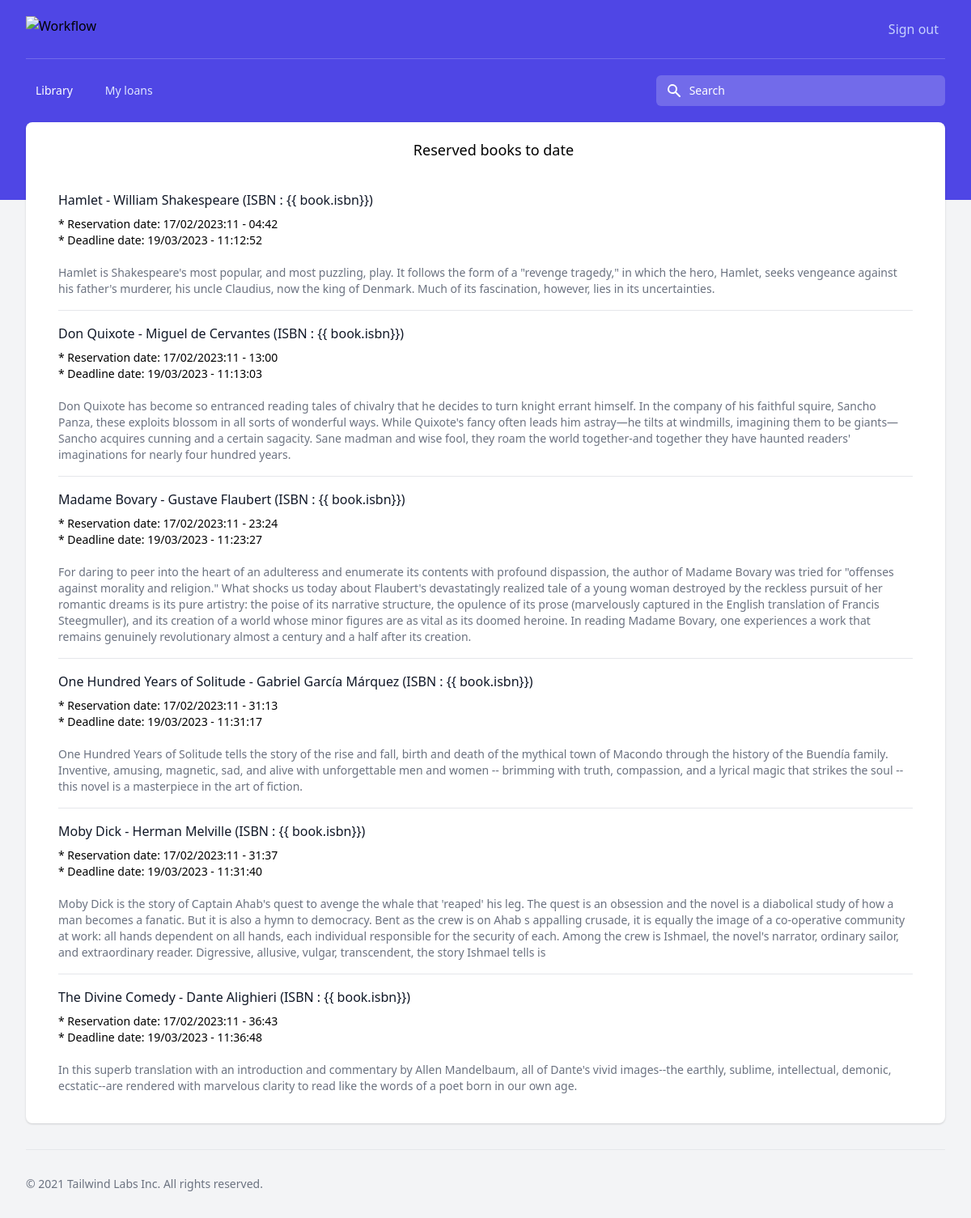
The app's page /myloans/ (signed in) with its own data.
### librarian/models.py (models this page shows, shortened)
class Author(models.Model):
    first_name = models.CharField(max_length=50)
    last_name = models.CharField(max_length=50, null=True, blank=True)
    def __str__(self):
        return u"%s %s" % (self.first_name, self.last_name)

class Book(models.Model):
    BOOK_OUT_OF_STOCK = 1
    BOOK_AVAILABLE = 0
    BOOK_ALREADY_LENT = 2
    isbn = models.BigIntegerField(primary_key=True, editable=True)
    title = models.CharField(max_length=500, db_index=True)
    authors = models.ManyToManyField(Author, related_name="books")
    description = models.TextField(blank=True)
    library = BookQuerySet.as_manager()
    class Meta:
        ordering = ("title",)

### librarian/views/library.py (the view)
# urls.py: path("myloans/", library.myloans, name="myloans"),
@login_required()
@require_http_methods(["GET"])
def myloans(request):
    data = {
        "library": [
            {
                "title": LoanLineItem.objects.get(loan=reference).book.title,
                "authors": LoanLineItem.objects.get(loan=reference).book.authors.all()[0],
                "isbn": LoanLineItem.objects.get(loan=reference).book.isbn,
                "description": LoanLineItem.objects.get(loan=reference).book.description,
                "created_at": reference.created_at.strftime("%d/%m/%Y:%H - %M:%S"),
                "max_return_date": reference.max_return_date.strftime("%d/%m/%Y - %H:%M:%S"),
                "status": reference.status,
            }
            for reference in Loan.objects.get_dates_to_reserve(request.user)
        ],
    }
    return render(request, "loans/loans.html", data)

### librarian/models.py (called while the page is built)
    def get_dates_to_reserve(self, user):
        return self.filter(user=user, status=Loan.READY)

### librarian/templates/loans/loans.html (shortened to what this page needs)
{% extends "base.html" %} {% block content %}
<div class="min-h-screen bg-gray-100">
  <header class="pb-24 bg-indigo-600">
    <div class="max-w-3xl mx-auto px-4 sm:px-6 lg:max-w-7xl lg:px-8">
      <div
        class="relative py-5 flex items-center justify-center lg:justify-between"
      >
        <div class="absolute left-0 flex-shrink-0 lg:static">
          <a href="#">
            <img
              class="h-8 w-auto"
              src="https://tailwindui.com/img/logos/workflow-mark-indigo-300.svg"
              alt="Workflow"
            />
          </a>
        </div>
        <div class="absolute right-0 flex-shrink-0">
          <a href="accounts/login/">
            <button
              type="button"
              class="bg-transparent p-2 rounded-md inline-flex items-center justify-center text-indigo-200 hover:text-white hover:bg-white hover:bg-opacity-10 focus:outline-none focus:ring-2 focus:ring-white"
              aria-expanded="true"
            >
              Sign out
            </button>
          </a>
        </div>
      </div>
      <div class="hidden lg:block border-t border-white border-opacity-20 py-5">
        <div class="grid grid-cols-3 gap-8 items-center">
          <div class="col-span-2">
            <nav class="flex space-x-4">
              <a
                href="/"
                class="text-white text-sm font-medium rounded-md bg-white bg-opacity-0 px-3 py-2 hover:bg-opacity-10"
                aria-current="page"
              >
                Library
              </a>
              <a
                href="#"
                class="text-indigo-100 text-sm font-medium rounded-md bg-white bg-opacity-0 px-3 py-2 hover:bg-opacity-10"
              >
                My loans
              </a>
            </nav>
          </div>
          <div>
            <div class="max-w-md w-full mx-auto">
              <div class="relative text-white focus-within:text-gray-600">
                <div
                  class="pointer-events-none absolute inset-y-0 left-0 pl-3 flex items-center"
                >
                  <svg
                    class="h-5 w-5"
                    xmlns="http://www.w3.org/2000/svg"
                    viewBox="0 0 20 20"
                    fill="currentColor"
                    aria-hidden="true"
                  >
                    <path
                      fill-rule="evenodd"
                      d="M8 4a4 4 0 100 8 4 4 0 000-8zM2 8a6 6 0 1110.89 3.476l4.817 4.817a1 1 0 01-1.414 1.414l-4.816-4.816A6 6 0 012 8z"
                      clip-rule="evenodd"
                    />
                  </svg>
                </div>
                <input
                  id="mobile-search"
                  class="block w-full bg-white bg-opacity-20 py-2 pl-10 pr-3 border border-transparent rounded-md leading-5 text-gray-900 placeholder-white focus:outline-none focus:bg-opacity-100 focus:border-transparent focus:placeholder-gray-500 focus:ring-0 sm:text-sm"
                  placeholder="Search"
                  type="search"
                  name="search"
                />
              </div>
            </div>
          </div>
        </div>
      </div>
    </div>
  </header>
  <main class="-mt-24 pb-8">
    <div class="max-w-3xl mx-auto px-4 sm:px-6 lg:max-w-7xl lg:px-8">
      <div class="grid grid-cols-1 gap-4 items-start lg:grid-cols-3 lg:gap-8">
        <div class="grid grid-cols-1 gap-4 lg:col-span-3">
          <div class="rounded-lg bg-white overflow-hidden shadow">
            <div
              style="margin-left: 20px; margin-top: 20px; text-align: center"
            >
              <p class="m-4 text-lg">Reserved books to date</p>
            </div>
            <div style="margin: 40px">
              <ul role="list" class="-my-5 divide-y divide-gray-200">
                {% for book in library %}
                <li class="py-4">
                  <div class="flex items-center space-x-4">
                    <div class="flex-1 min-w-0">
                      <p
                        class="text-md font-medium text-gray-900 truncate pb-2"
                      >
                        {{ book.title }} - {{ book.authors }} (ISBN : {{
                        book.isbn}})
                      </p>
                      <p
                        class="text-sm text-black-500 overflow-ellipsis overflow-hidden"
                      >
                        * Reservation date: {{ book.created_at }}
                        <br />
                        * Deadline date: {{ book.max_return_date }}
                        <br />
                        <br />
                      </p>
                      <p
                        class="text-sm text-gray-500 overflow-ellipsis overflow-hidden"
                      >
                        {{ book.description|linebreaksbr }}
                      </p>
                    </div>
                  </div>
                </li>
                {% endfor %}
              </ul>
            </div>
          </div>
        </div>
      </div>
    </div>
  </main>
  <footer>
    <div class="max-w-3xl mx-auto px-4 sm:px-6 lg:px-8 lg:max-w-7xl">
      <div
        class="border-t border-gray-200 py-8 text-sm text-gray-500 text-center sm:text-left"
      >
        <span class="block sm:inline">&copy; 2021 Tailwind Labs Inc.</span>
        <span class="block sm:inline">All rights reserved.</span>
      </div>
    </div>
  </footer>
</div>
{% endblock %}

### librarian/templates/base.html (shortened to what this page needs)
<!doctype html>
<html>
<head>
  <link href="https://unpkg.com/tailwindcss@^2/dist/tailwind.min.css" rel="stylesheet">
</head>
<body>
  {% block content %}
  {% endblock content %}
</body>
</html>

### records on screen
Author: title "Hamlet", authors "William Shakespeare", created_at "17/02/2023:11 - 04:42", max_return_date "19/03/2023 - 11:12:52", description "Hamlet is Shakespeare's most popular, and most puzzling, play. It follows the form of a \"revenge tragedy,\" in which the hero, Hamlet, seeks vengeance against his father's murderer, his uncle Claudius, now the king of Denmark. Much of its fascination, however, lies in its uncertainties."
Author: title "Don Quixote", authors "Miguel de Cervantes", created_at "17/02/2023:11 - 13:00", max_return_date "19/03/2023 - 11:13:03", description "Don Quixote has become so entranced reading tales of chivalry that he decides to turn knight errant himself. In the company of his faithful squire, Sancho Panza, these exploits blossom in all sorts of wonderful ways. While Quixote's fancy often leads him astray—he tilts at windmills, imagining them to be giants—Sancho acquires cunning and a certain sagacity. Sane madman and wise fool, they roam the world together-and together they have haunted readers' imaginations for nearly four hundred years."
Author: title "Madame Bovary", authors "Gustave Flaubert", created_at "17/02/2023:11 - 23:24", max_return_date "19/03/2023 - 11:23:27", description "For daring to peer into the heart of an adulteress and enumerate its contents with profound dispassion, the author of Madame Bovary was tried for \"offenses against morality and religion.\" What shocks us today about Flaubert's devastatingly realized tale of a young woman destroyed by the reckless pursuit of her romantic dreams is its pure artistry: the poise of its narrative structure, the opulence of its prose (marvelously captured in the English translation of Francis Steegmuller), and its creation of a world whose minor figures are as vital as its doomed heroine. In reading Madame Bovary, one experiences a work that remains genuinely revolutionary almost a century and a half after its…"
Author: title "One Hundred Years of Solitude", authors "Gabriel García Márquez", created_at "17/02/2023:11 - 31:13", max_return_date "19/03/2023 - 11:31:17", description "One Hundred Years of Solitude tells the story of the rise and fall, birth and death of the mythical town of Macondo through the history of the Buendía family. Inventive, amusing, magnetic, sad, and alive with unforgettable men and women -- brimming with truth, compassion, and a lyrical magic that strikes the soul -- this novel is a masterpiece in the art of fiction."
Author: title "Moby Dick", authors "Herman Melville", created_at "17/02/2023:11 - 31:37", max_return_date "19/03/2023 - 11:31:40", description "Moby Dick is the story of Captain Ahab's quest to avenge the whale that 'reaped' his leg. The quest is an obsession and the novel is a diabolical study of how a man becomes a fanatic. But it is also a hymn to democracy. Bent as the crew is on Ahab s appalling crusade, it is equally the image of a co-operative community at work: all hands dependent on all hands, each individual responsible for the security of each. Among the crew is Ishmael, the novel's narrator, ordinary sailor, and extraordinary reader. Digressive, allusive, vulgar, transcendent, the story Ishmael tells is"
Author: title "The Divine Comedy", authors "Dante Alighieri", created_at "17/02/2023:11 - 36:43", max_return_date "19/03/2023 - 11:36:48", description "In this superb translation with an introduction and commentary by Allen Mandelbaum, all of Dante's vivid images--the earthly, sublime, intellectual, demonic, ecstatic--are rendered with marvelous clarity to read like the words of a poet born in our own age."
